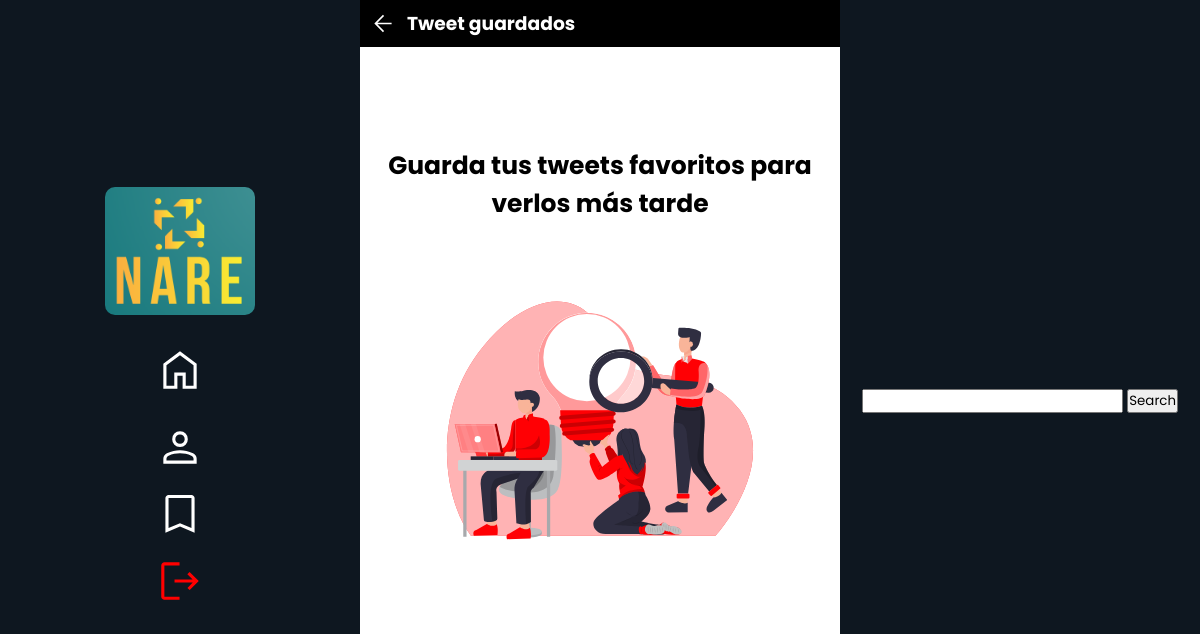
/keepTweets/4 (signed in), run on an earlier commit of the app's database.
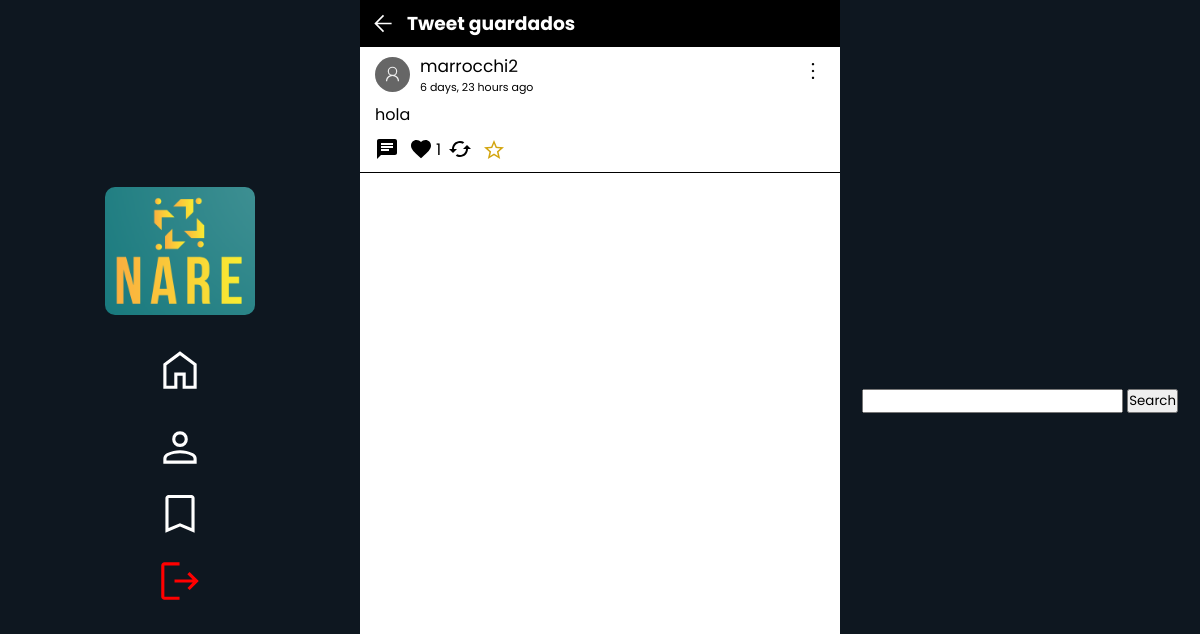
And on a later commit of the database.
### tweets/models.py (models this page shows)
class Tweet(models.Model):
    user = models.ForeignKey(User, null=True, on_delete=models.CASCADE)
    content = models.TextField(max_length=180)
    created_at = models.DateTimeField(auto_now_add=True)
    likes = models.IntegerField(default=0)
    likes_users = models.ManyToManyField(User, related_name="likes_tweets")
    retweets = models.IntegerField(default=0)
    parent_tweet = models.IntegerField(null=True)

### tweets/views.py (the view)
# urls.py: path('keepTweets/<int:id>', views.keeped, name="keeped")
@login_required
def keeped(request, id):
    profile = Profiles.objects.get(id=id)
    keptTweets = profile.keeps.all()
    return render(request, 'keptTweets.html', {
        'keeps': keptTweets,
        'profile': profile
    })

### tweets/templates/keptTweets.html (shortened to what this page needs)
{% extends 'base.html' %}{% load static %}
    {% block content %}
    <link rel="stylesheet" href="{% static 'globalFeed.css' %}" />
    <div class="containerKept">
      <div class="backNav">
        <div class="firstNav">
            <a href="#" onclick="volverAlTweetAnterior();"><svg xmlns="http://www.w3.org/2000/svg" height="40" viewBox="0 96 1000 700" width="48"><path d="M480 896 160 576l320-320 42 42-248 248h526v60H274l248 248-42 42Z"/></svg></a>
            <h3>Tweet guardados</h3>
        </div>
    </div>
      {% if keeps.all|length == 0 %}
          <h2 style="margin-top: 100px">Guarda tus tweets favoritos para verlos más tarde</h2>
          <img src="{% static 'New-Startup-idea-searching.svg' %}" style="transform: scale(.7)">
      {% else %}
        {% for tweet in keeps %}
            {% include 'Tweet.html' %}
        {% endfor %}
      {% endif %}
    </div>
  </body>
  {% endblock %}

### tweets/templates/Tweet.html (shortened to what this page needs)
<a href="{% url 'tweetDetails' tweet.id %}" class="tweet">
    <div class="div-content" id="{{tweet.id}}">
        <div class="tweetHead">
            <div class="fotoPerfil">
                <form action="{% url 'myProfile' tweet.user.id %}" class="formName">
                    <button class="usernameTweet">{{tweet.user.username}}</button>
                    <p class="timeAgo">{{tweet.created_at|timesince}} ago</p>
                </form>
            </div>
            <div class="tweetOptions">
                <button  class="optionButtons" data="true"></button>
            </div>
        </div>
        <span class="tweetMessage">{{tweet.content}}</span>
        <div class="buttons">
            <button class="msgButton" id="{{tweet.id}}">
                    <svg class="msgSvg" xmlns="http://www.w3.org/2000/svg" height="24px" viewBox="0 0 24 24" width="24px" fill="#000000">
                        <path d="M0 0h24v24H0z" fill="none"/>
                        <path d="M20 2H4c-1.1 0-1.99.9-1.99 2L2 22l4-4h14c1.1 0 2-.9 2-2V4c0-1.1-.9-2-2-2zM6 9h12v2H6V9zm8 5H6v-2h8v2zm4-6H6V6h12v2z"/>
                    </svg>
                </button>
                <form action="{% url 'like' tweet.id %}" class="likeForm" id="likeForm">
                    <button class="likeBtn" onclick="{% if user.is_authenticated %} like(event, this) {% endif %}" tweet-id="{{tweet.id}}" >
                    </button>
                    {% if tweet.likes != 0 %}
                        <p class="likeCount" id="{{tweet.id}}">{{tweet.likes}}</p>
                    {% else %}
                        <p class="likeCount" id="{{tweet.id}}"></p>
                    {% endif %}
                </form>
                <form>
                    <button>
                    </button>
                </form>
                <form action="{% url 'keepTweets' tweet.id %}" id="keepForm">
                    <button tweet-id="{{tweet.id}}" onclick="{% if user.is_authenticated %} favs(event, this) {% endif %}" class="keptButton">
                    </button>
                </form>
            </div>
        </a>
    </div>

What changed in the data, as far as the page shows it:
now on this page (row edited): Tweet: user.username "marrocchi2", created_at "6 days, 23 hours", content "hola", likes "1"
Also different on the page:
text no longer shown: "Guarda tus tweets favoritos para verlos más tarde"
